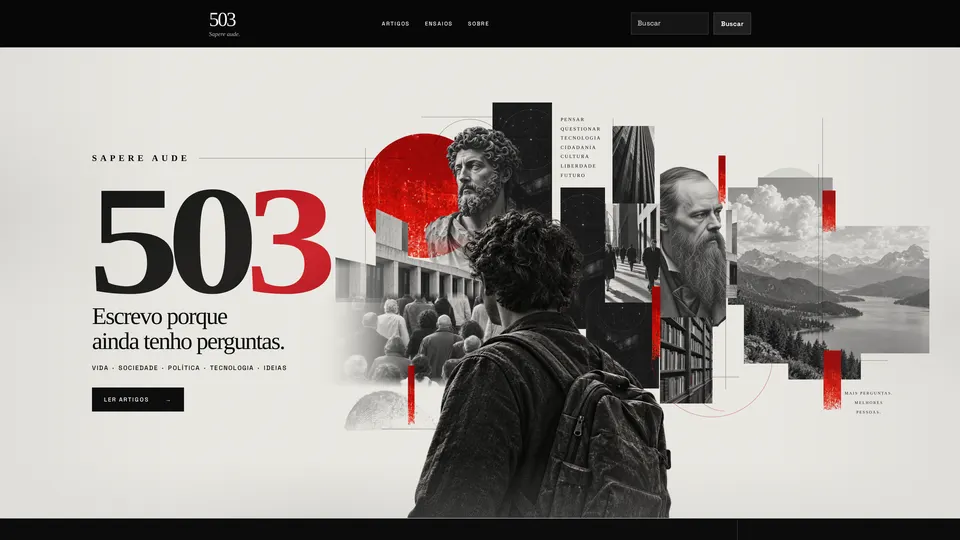
#> input picture assets/optimized/503.webp, 960 x 540 px
$ python -i optimize_profile_media.py   (imports and definitions only)
#> lines starting #> are read from the running program, lines starting #| are printed output that depends on the picture
#!/usr/bin/env python3
"""Prepare lighter media for the GitHub profile README.

Original source images remain intact. Only README <img src=...> links are switched
to verified, smaller copies. Run in the root of the profile repository.
"""
from __future__ import annotations
import gc
import io
import re
from pathlib import Path
from PIL import Image, ImageOps, features

ROOT = Path(__file__).resolve().parents[1]
SOURCES = ROOT / "assets" / "portfolio"
DEST = ROOT / "assets" / "optimized"
README = ROOT / "README.md"

def resize(image: Image.Image, max_width: int) -> Image.Image:
    image = ImageOps.exif_transpose(image)
    if image.width <= max_width:
        return image.copy()
    height = round(image.height * max_width / image.width)
    return image.resize((max_width, max(1, height)), Image.Resampling.LANCZOS)

def rgb(image: Image.Image) -> Image.Image:
    if "A" not in image.getbands():
        return image.convert("RGB")
    rgba = image.convert("RGBA")
    bg = Image.new("RGBA", rgba.size, "white")
    bg.alpha_composite(rgba)
    return bg.convert("RGB")

# [6 lines left out: function poster_bytes, not called in this run]

def animation_bytes(path: Path, max_width: int = 960, quality: int = 78) -> bytes | None:
#> called with path = '../assets/optimized/503.webp', max_width = 960, quality = 78
    with Image.open(path) as im:
#> im is the input picture: PIL image 960x540 RGBA; mean R, G, B, A 154.5, 149.3, 145.6, 255
        n = getattr(im, "n_frames", 1)
#> n = 3
        if n < 2:
            return None
        durations = []
        for i in range(n):
            im.seek(i)
            durations.append(max(30, int(im.info.get("duration", 100) or 100)))
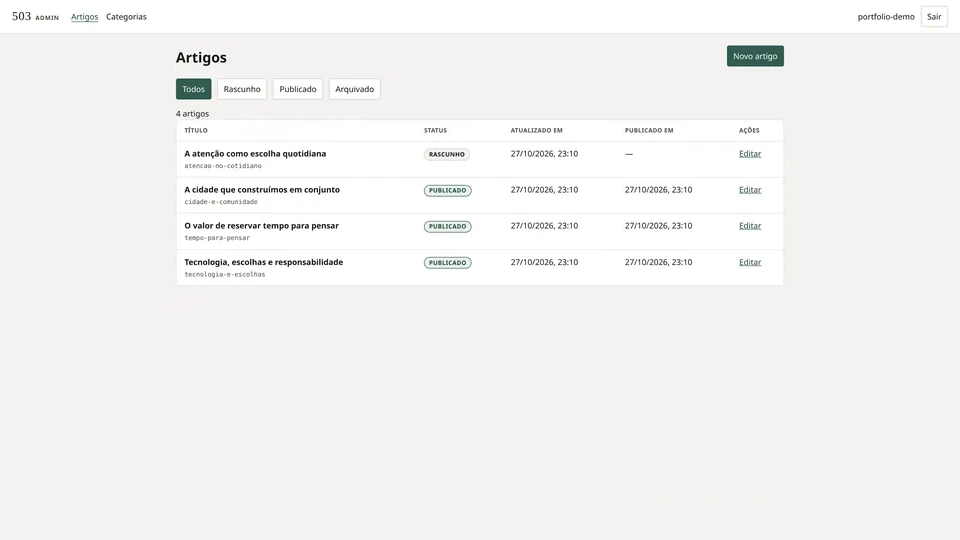
#> im: PIL image 960x540 RGBA; mean R, G, B, A 244, 242.7, 241.1, 255
#> after the loop, durations = [100, 100, 100]
        total = sum(durations)
#> total = 300
        # Approx 8 fps, with a bounded frame count for long screen recordings.
        interval = max(120, total / 140)
#> interval = 120
        sampled, timing = [], []
        elapsed = 0
        for i in range(n):
            im.seek(i)
            elapsed += durations[i]
            if i == 0 or elapsed >= interval or i == n - 1:
                sampled.append(rgb(resize(im, max_width)))
                timing.append(max(30, elapsed))
                elapsed = 0
#> this loop made 3 passes
#> after the loop, elapsed = 0; sampled = 2 items; timing = [100, 200]
        if len(sampled) < 2:
            sampled.append(sampled[0].copy())
            timing.append(max(30, durations[-1]))
        data = io.BytesIO()
        sampled[0].save(
            data,
            format="WEBP",
            save_all=True,
            append_images=sampled[1:],
            duration=timing,
            loop=0,
            quality=quality,
            method=4,
            minimize_size=True,
        )
        sampled.clear()
        gc.collect()
        return data.getvalue()

# [57 lines left out: function main, not called in this run]

# [2 lines not run here, left out]

>>> result = animation_bytes('../assets/optimized/503.webp')
